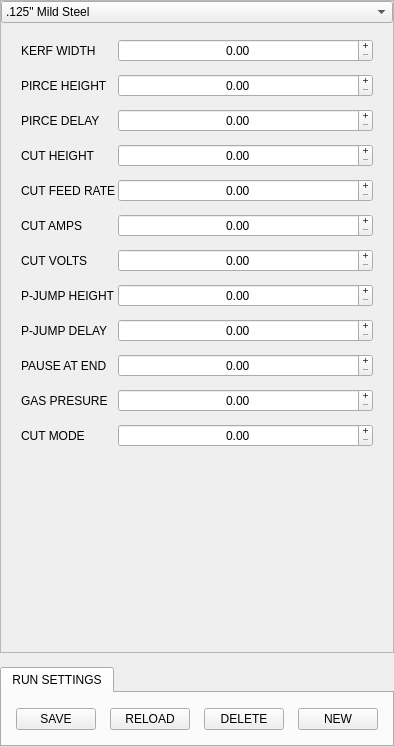
<?xml version="1.0" encoding="UTF-8"?>
<ui version="4.0">
 <class>Form</class>
 <widget class="QWidget" name="Form">
  <property name="geometry">
   <rect>
    <x>0</x>
    <y>0</y>
    <width>369</width>
    <height>747</height>
   </rect>
  </property>
  <property name="windowTitle">
   <string>Form</string>
  </property>
  <layout class="QVBoxLayout" name="verticalLayout">
   <property name="spacing">
    <number>14</number>
   </property>
   <property name="leftMargin">
    <number>0</number>
   </property>
   <property name="topMargin">
    <number>0</number>
   </property>
   <property name="rightMargin">
    <number>0</number>
   </property>
   <property name="bottomMargin">
    <number>0</number>
   </property>
   <item>
    <widget class="QFrame" name="file_frame_2">
     <property name="sizePolicy">
      <sizepolicy hsizetype="Preferred" vsizetype="Expanding">
       <horstretch>0</horstretch>
       <verstretch>0</verstretch>
      </sizepolicy>
     </property>
     <property name="frameShape">
      <enum>QFrame::StyledPanel</enum>
     </property>
     <property name="frameShadow">
      <enum>QFrame::Raised</enum>
     </property>
     <property name="styleClass" stdset="0">
      <string>comboFrame</string>
     </property>
     <layout class="QVBoxLayout" name="verticalLayout_11">
      <property name="spacing">
       <number>2</number>
      </property>
      <property name="leftMargin">
       <number>0</number>
      </property>
      <property name="topMargin">
       <number>0</number>
      </property>
      <property name="rightMargin">
       <number>0</number>
      </property>
      <property name="bottomMargin">
       <number>0</number>
      </property>
      <item>
       <widget class="QComboBox" name="runMaterialComboBox">
        <property name="sizePolicy">
         <sizepolicy hsizetype="Expanding" vsizetype="Fixed">
          <horstretch>0</horstretch>
          <verstretch>0</verstretch>
         </sizepolicy>
        </property>
        <item>
         <property name="text">
          <string>.125&quot; Mild Steel</string>
         </property>
        </item>
       </widget>
      </item>
      <item>
       <layout class="QFormLayout" name="formLayout_2">
        <property name="verticalSpacing">
         <number>12</number>
        </property>
        <property name="leftMargin">
         <number>20</number>
        </property>
        <property name="topMargin">
         <number>14</number>
        </property>
        <property name="rightMargin">
         <number>20</number>
        </property>
        <property name="bottomMargin">
         <number>14</number>
        </property>
        <item row="0" column="0">
         <widget class="QLabel" name="paramKirfWidthLabel">
          <property name="text">
           <string>KERF WIDTH</string>
          </property>
         </widget>
        </item>
        <item row="1" column="0">
         <widget class="QLabel" name="paramKirfWidthLabel_2">
          <property name="text">
           <string>PIRCE HEIGHT</string>
          </property>
         </widget>
        </item>
        <item row="1" column="1">
         <widget class="VCPSettingsDoubleSpinBox" name="runSetttingSpin_pirce_height">
          <property name="alignment">
           <set>Qt::AlignCenter</set>
          </property>
          <property name="buttonSymbols">
           <enum>QAbstractSpinBox::PlusMinus</enum>
          </property>
          <property name="settingName" stdset="0">
           <string>plasmac.material.pierce_height</string>
          </property>
         </widget>
        </item>
        <item row="2" column="0">
         <widget class="QLabel" name="paramKirfWidthLabel_4">
          <property name="text">
           <string>PIRCE DELAY</string>
          </property>
         </widget>
        </item>
        <item row="2" column="1">
         <widget class="VCPSettingsDoubleSpinBox" name="runSetttingSpin_pirce_delay">
          <property name="alignment">
           <set>Qt::AlignCenter</set>
          </property>
          <property name="buttonSymbols">
           <enum>QAbstractSpinBox::PlusMinus</enum>
          </property>
          <property name="settingName" stdset="0">
           <string>plasmac.material.pierce_delay</string>
          </property>
         </widget>
        </item>
        <item row="3" column="0">
         <widget class="QLabel" name="runSetttingLabel_cur_height">
          <property name="text">
           <string>CUT HEIGHT</string>
          </property>
         </widget>
        </item>
        <item row="3" column="1">
         <widget class="VCPSettingsDoubleSpinBox" name="runSetttingSpin_cut_height">
          <property name="alignment">
           <set>Qt::AlignCenter</set>
          </property>
          <property name="buttonSymbols">
           <enum>QAbstractSpinBox::PlusMinus</enum>
          </property>
          <property name="settingName" stdset="0">
           <string>plasmac.material.cut_height</string>
          </property>
         </widget>
        </item>
        <item row="4" column="0">
         <widget class="QLabel" name="runSetttingLable_cut_feed_rate">
          <property name="text">
           <string>CUT FEED RATE</string>
          </property>
         </widget>
        </item>
        <item row="4" column="1">
         <widget class="VCPSettingsDoubleSpinBox" name="runSetttingSpin_cut_feed_rate">
          <property name="alignment">
           <set>Qt::AlignCenter</set>
          </property>
          <property name="buttonSymbols">
           <enum>QAbstractSpinBox::PlusMinus</enum>
          </property>
         </widget>
        </item>
        <item row="5" column="0">
         <widget class="QLabel" name="paramKirfWidthLabel_6">
          <property name="text">
           <string>CUT AMPS</string>
          </property>
         </widget>
        </item>
        <item row="5" column="1">
         <widget class="VCPSettingsDoubleSpinBox" name="runSetttingSpin_cut_amps">
          <property name="alignment">
           <set>Qt::AlignCenter</set>
          </property>
          <property name="buttonSymbols">
           <enum>QAbstractSpinBox::PlusMinus</enum>
          </property>
         </widget>
        </item>
        <item row="6" column="0">
         <widget class="QLabel" name="paramKirfWidthLabel_7">
          <property name="text">
           <string>CUT VOLTS</string>
          </property>
         </widget>
        </item>
        <item row="6" column="1">
         <widget class="VCPSettingsDoubleSpinBox" name="runSetttingSpin_cut_volts">
          <property name="alignment">
           <set>Qt::AlignCenter</set>
          </property>
          <property name="buttonSymbols">
           <enum>QAbstractSpinBox::PlusMinus</enum>
          </property>
         </widget>
        </item>
        <item row="7" column="0">
         <widget class="QLabel" name="paramKirfWidthLabel_8">
          <property name="text">
           <string>P-JUMP HEIGHT</string>
          </property>
         </widget>
        </item>
        <item row="7" column="1">
         <widget class="VCPSettingsDoubleSpinBox" name="runSetttingSpin_pjump_height">
          <property name="alignment">
           <set>Qt::AlignCenter</set>
          </property>
          <property name="buttonSymbols">
           <enum>QAbstractSpinBox::PlusMinus</enum>
          </property>
         </widget>
        </item>
        <item row="8" column="0">
         <widget class="QLabel" name="paramKirfWidthLabel_9">
          <property name="text">
           <string>P-JUMP DELAY</string>
          </property>
         </widget>
        </item>
        <item row="8" column="1">
         <widget class="VCPSettingsDoubleSpinBox" name="runSetttingSpin_pjump_delay">
          <property name="alignment">
           <set>Qt::AlignCenter</set>
          </property>
          <property name="buttonSymbols">
           <enum>QAbstractSpinBox::PlusMinus</enum>
          </property>
         </widget>
        </item>
        <item row="9" column="0">
         <widget class="QLabel" name="paramKirfWidthLabel_10">
          <property name="text">
           <string>PAUSE AT END</string>
          </property>
         </widget>
        </item>
        <item row="9" column="1">
         <widget class="VCPSettingsDoubleSpinBox" name="runSetttingSpin_pause_at_end">
          <property name="alignment">
           <set>Qt::AlignCenter</set>
          </property>
          <property name="buttonSymbols">
           <enum>QAbstractSpinBox::PlusMinus</enum>
          </property>
         </widget>
        </item>
        <item row="10" column="0">
         <widget class="QLabel" name="paramKirfWidthLabel_11">
          <property name="text">
           <string>GAS PRESURE</string>
          </property>
         </widget>
        </item>
        <item row="10" column="1">
         <widget class="VCPSettingsDoubleSpinBox" name="runSetttingSpin_gas_presure">
          <property name="alignment">
           <set>Qt::AlignCenter</set>
          </property>
          <property name="buttonSymbols">
           <enum>QAbstractSpinBox::PlusMinus</enum>
          </property>
         </widget>
        </item>
        <item row="11" column="0">
         <widget class="QLabel" name="paramKirfWidthLabel_12">
          <property name="text">
           <string>CUT MODE</string>
          </property>
         </widget>
        </item>
        <item row="11" column="1">
         <widget class="VCPSettingsDoubleSpinBox" name="runSetttingSpin_cut_mode">
          <property name="alignment">
           <set>Qt::AlignCenter</set>
          </property>
          <property name="buttonSymbols">
           <enum>QAbstractSpinBox::PlusMinus</enum>
          </property>
         </widget>
        </item>
        <item row="0" column="1">
         <widget class="VCPSettingsDoubleSpinBox" name="runSetttingSpin_kerf_width">
          <property name="alignment">
           <set>Qt::AlignCenter</set>
          </property>
          <property name="buttonSymbols">
           <enum>QAbstractSpinBox::PlusMinus</enum>
          </property>
          <property name="settingName" stdset="0">
           <string>plasmac.material.kerf_width</string>
          </property>
         </widget>
        </item>
       </layout>
      </item>
     </layout>
    </widget>
   </item>
   <item>
    <widget class="QTabWidget" name="tabWidget_10">
     <property name="sizePolicy">
      <sizepolicy hsizetype="Minimum" vsizetype="Minimum">
       <horstretch>0</horstretch>
       <verstretch>0</verstretch>
      </sizepolicy>
     </property>
     <property name="currentIndex">
      <number>0</number>
     </property>
     <widget class="QWidget" name="tab_18">
      <attribute name="title">
       <string>RUN SETTINGS</string>
      </attribute>
      <layout class="QHBoxLayout" name="horizontalLayout_9">
       <property name="spacing">
        <number>14</number>
       </property>
       <property name="leftMargin">
        <number>14</number>
       </property>
       <property name="topMargin">
        <number>14</number>
       </property>
       <property name="rightMargin">
        <number>14</number>
       </property>
       <property name="bottomMargin">
        <number>14</number>
       </property>
       <item>
        <widget class="QPushButton" name="pushButton">
         <property name="text">
          <string>SAVE</string>
         </property>
        </widget>
       </item>
       <item>
        <widget class="QPushButton" name="pushButton_2">
         <property name="text">
          <string>RELOAD</string>
         </property>
        </widget>
       </item>
       <item>
        <widget class="QPushButton" name="pushButton_3">
         <property name="text">
          <string>DELETE</string>
         </property>
        </widget>
       </item>
       <item>
        <widget class="QPushButton" name="pushButton_4">
         <property name="text">
          <string>NEW</string>
         </property>
        </widget>
       </item>
      </layout>
     </widget>
    </widget>
   </item>
  </layout>
 </widget>
 <customwidgets>
  <customwidget>
   <class>VCPSettingsDoubleSpinBox</class>
   <extends>QDoubleSpinBox</extends>
   <header>qtpyvcp.widgets.input_widgets.setting_slider</header>
  </customwidget>
 </customwidgets>
 <resources/>
 <connections/>
</ui>
